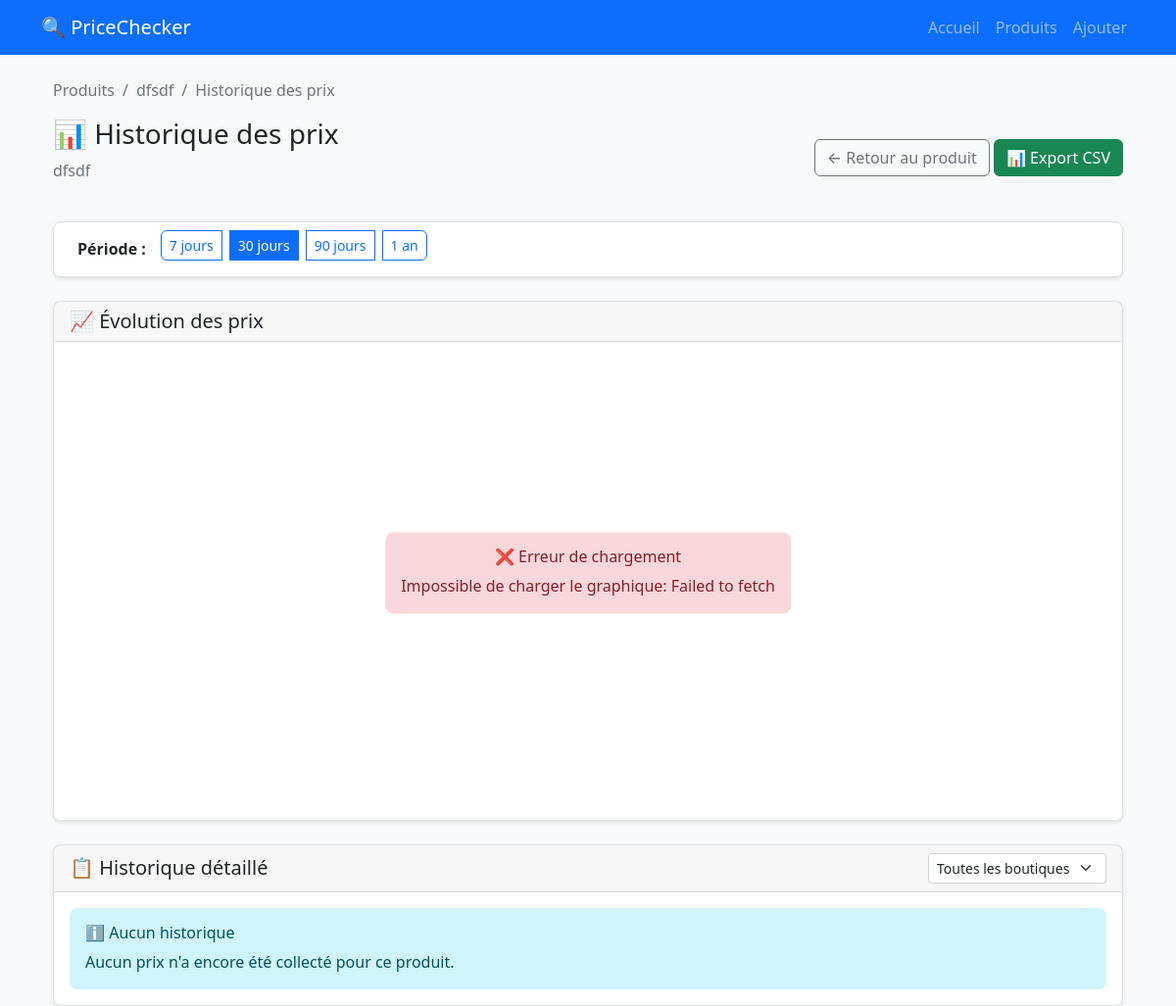
The page /product/4/history on the database as committed earlier.
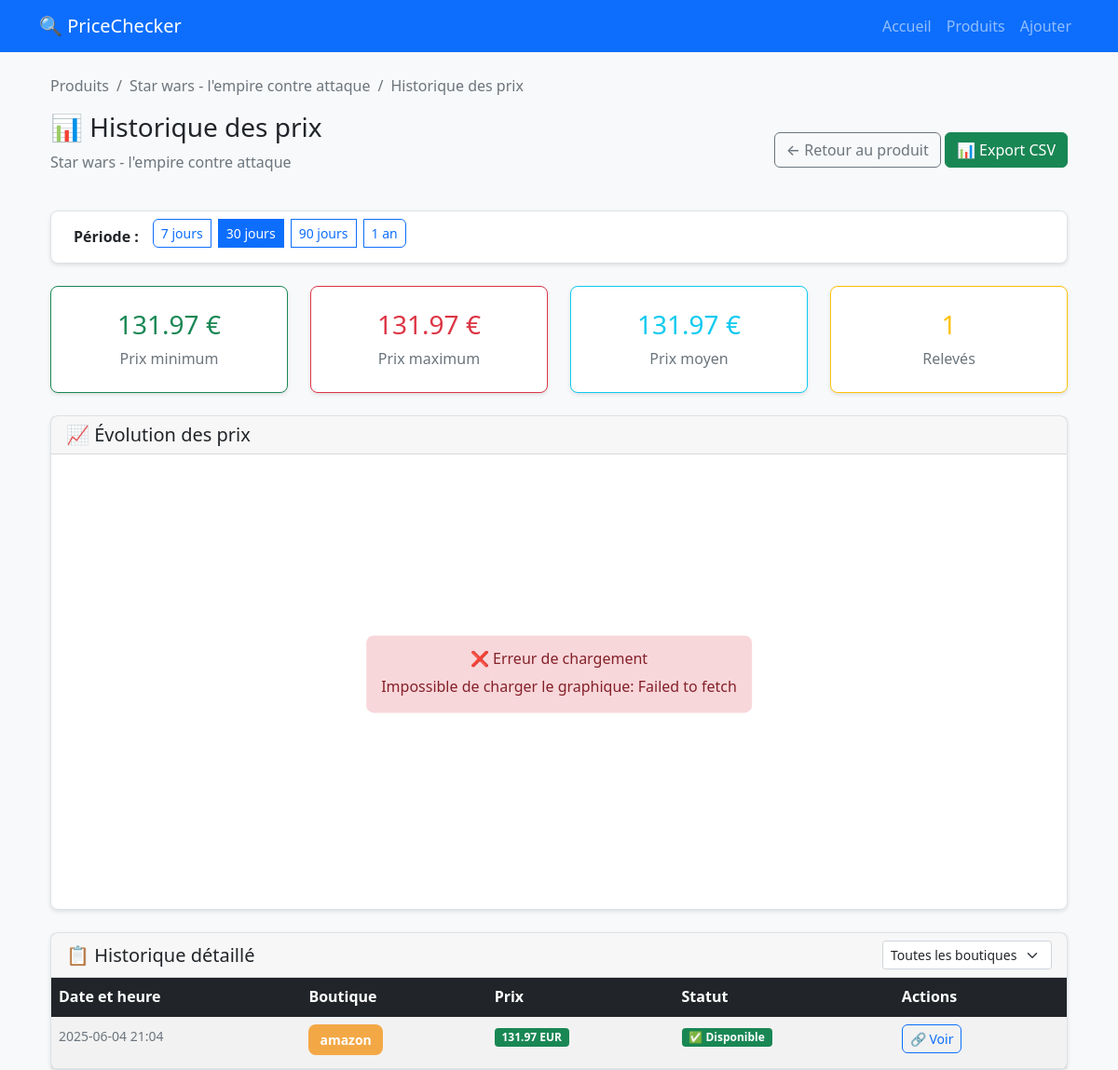
The same page on the database as committed later.
### tables this page shows
CREATE TABLE products (
            id INTEGER PRIMARY KEY AUTOINCREMENT,
            name TEXT NOT NULL,
            description TEXT,
            created_at DATETIME DEFAULT CURRENT_TIMESTAMP,
            updated_at DATETIME DEFAULT CURRENT_TIMESTAMP
        );

CREATE TABLE price_history (
            id INTEGER PRIMARY KEY AUTOINCREMENT,
            product_link_id INTEGER NOT NULL,
            price REAL,
            currency TEXT DEFAULT 'EUR',
            is_available BOOLEAN DEFAULT TRUE,
            error_message TEXT,
            scraped_at DATETIME DEFAULT CURRENT_TIMESTAMP,
            FOREIGN KEY (product_link_id) REFERENCES product_links (id) ON DELETE CASCADE
        );

CREATE TABLE product_links (
            id INTEGER PRIMARY KEY AUTOINCREMENT,
            product_id INTEGER NOT NULL,
            shop_name TEXT NOT NULL,
            url TEXT NOT NULL,
            css_selector TEXT,
            created_at DATETIME DEFAULT CURRENT_TIMESTAMP,
            FOREIGN KEY (product_id) REFERENCES products (id) ON DELETE CASCADE
        );

### app/routes.py (the view)
@main.route('/product/<int:product_id>/history')
def price_history(product_id):
    try:
        product = get_product_by_id(product_id)
        if not product:
            flash('Produit introuvable', 'error')
            return redirect(url_for('main.products'))
        days = request.args.get('days', 30, type=int)
        page = request.args.get('page', 1, type=int)
        shop_filter = request.args.get('shop', None)
        stats = get_price_statistics(product_id, days)
        history_data = get_price_history_table(
            product_id,
            page=page,
            shop_filter=shop_filter
        )
        links = get_product_links(product_id)
        shops = [link['shop_name'] for link in links]
        return render_template('price_history.html',
                             product=product,
                             stats=stats,
                             history_data=history_data,
                             shops=shops,
                             current_days=days,
                             current_shop=shop_filter,
                             current_page=page)
    except Exception as e:
        logger.error(f"Erreur page historique produit {product_id}: {e}")
        flash('Erreur lors du chargement de l\'historique', 'error')
        return redirect(url_for('main.product_detail', product_id=product_id))

### database/models.py (called while the page is built)
def get_db_connection():
    try:
        if current_app:
            db_path = current_app.config.get('DATABASE_PATH', 'pricechecker.db')
        else:
            db_path = 'pricechecker.db'
        conn = sqlite3.connect(db_path)
        conn.row_factory = sqlite3.Row
        if hasattr(current_app.config, 'SQLITE_PRAGMAS'):
            for pragma, value in current_app.config.SQLITE_PRAGMAS.items():
                conn.execute(f"PRAGMA {pragma} = {value}")
        return conn
    except Exception as e:
        logger.error(f"Erreur connexion DB: {e}")
        raise

def dict_from_row(row):
    if row is None:
        return None
    return {key: row[key] for key in row.keys()}

def get_product_links(product_id):
    conn = get_db_connection()
    cursor = conn.cursor()
    rows = cursor.execute('''
                          SELECT id, shop_name, url, css_selector, created_at
                          FROM product_links
                          WHERE product_id = ?
                          ORDER BY shop_name
                          ''', (product_id,)).fetchall()
    conn.close()
    return [dict_from_row(row) for row in rows]

### app/templates/price_history.html (shortened to what the changed rows need)
{% extends "base.html" %}
{% block content %}
    <div class="container-fluid">
        <div class="row mb-4">
            <div class="col">
                <nav aria-label="breadcrumb">
                    <ol class="breadcrumb">
                        <li class="breadcrumb-item"><a href="{{ url_for('main.product_detail', product_id=product.id) }}">{{ product.name }}</a></li>
                    </ol>
                </nav>
                <div class="d-flex justify-content-between align-items-center">
                    <div>
                        <h1 class="h3">📊 Historique des prix</h1>
                        <p class="text-muted">{{ product.name }}</p>
                    </div>
                </div>
            </div>
        </div>
        {% if stats %}
            <div class="row mb-4">
                <div class="col-md-3">
                    <div class="card stats-card border-success">
                        <div class="card-body text-center">
                            <h3 class="text-success">{{ "%.2f"|format(stats.min_price) }} €</h3>
                            <p class="card-text text-muted mb-0">Prix minimum</p>
                        </div>
                    </div>
                </div>
                <div class="col-md-3">
                    <div class="card stats-card border-danger">
                        <div class="card-body text-center">
                            <h3 class="text-danger">{{ "%.2f"|format(stats.max_price) }} €</h3>
                            <p class="card-text text-muted mb-0">Prix maximum</p>
                        </div>
                    </div>
                </div>
                <div class="col-md-3">
                    <div class="card stats-card border-info">
                        <div class="card-body text-center">
                            <h3 class="text-info">{{ "%.2f"|format(stats.avg_price) }} €</h3>
                            <p class="card-text text-muted mb-0">Prix moyen</p>
                        </div>
                    </div>
                </div>
                <div class="col-md-3">
                    <div class="card stats-card border-warning">
                        <div class="card-body text-center">
                            <h3 class="text-warning">{{ stats.total_scrapes }}</h3>
                            <p class="card-text text-muted mb-0">Relevés</p>
                        </div>
                    </div>
                </div>
            </div>
        {% endif %}
        <div class="row">
            <div class="col">
                <div class="card">
                    <div class="card-body p-0">
                        {% if history_data.data %}
                            <div class="table-responsive">
                                <table class="table table-striped mb-0">
                                    <thead class="table-dark">
                                    <tr>
                                        <th>Date et heure</th>
                                        <th>Boutique</th>
                                        <th>Prix</th>
                                        <th>Statut</th>
                                        <th>Actions</th>
                                    </tr>
                                    </thead>
                                    <tbody>
                                    {% for item in history_data.data %}
                                        <tr>
                                            <td>
                                                <small class="text-muted">
                                                    {{ item.scraped_at.replace('T', ' ')[:16] if item.scraped_at else 'N/A' }}
                                                </small>
                                            </td>
                                            <td>
                                                {% set shop_slug = item.shop_name|lower|replace(' ', '-')|replace('store', 'store') %}
                                                {% set shop_class = 'shop-' + shop_slug %}
                                                {% if shop_class not in ['shop-amazon', 'shop-apple-store', 'shop-fnac', 'shop-cdiscount', 'shop-leclerc'] %}
                                                    {% set shop_class = 'shop-default' %}
                                                {% endif %}
                                                <span class="shop-badge {{ shop_class }}">
                                                    {{ item.shop_name }}
                                                </span>
                                            </td>
                                            <td>
                                                {% if item.price %}
                                                    <span class="badge bg-success">{{ "%.2f"|format(item.price) }} {{ item.currency }}</span>
                                                {% else %}
                                                    <span class="badge bg-secondary">N/A</span>
                                                {% endif %}
                                            </td>
                                            <td>
                                                {% if item.is_available %}
                                                    <span class="badge bg-success">✅ Disponible</span>
                                                {% else %}
                                                    <span class="badge bg-danger">❌ Indisponible</span>
                                                    {% if item.error_message %}
                                                        <br><small class="text-muted">{{ item.error_message[:50] }}...</small>
                                                    {% endif %}
                                                {% endif %}
                                            </td>
                                            <td>
                                                <a href="{{ item.url }}" target="_blank" class="btn btn-sm btn-outline-primary">
                                                    🔗 Voir
                                                </a>
                                            </td>
                                        </tr>
                                    {% endfor %}
                                    </tbody>
                                </table>
                            </div>
                        {% else %}
                            <div class="alert alert-info m-3">
                                <h6 class="alert-heading">ℹ️ Aucun historique</h6>
                                <p class="mb-0">Aucun prix n'a encore été collecté pour ce produit.</p>
                            </div>
                        {% endif %}
                    </div>
                </div>
            </div>
        </div>
    </div>
{% endblock %}

Rows that differ between the two databases and show on the page:
changed products: name "dfsdf" → "Star wars - l'empire contre attaque"
added price_history: scraped_at "2025-06-04 21:04", shop_name "amazon", price "131.97", currency "EUR", is_available "✅ Disponible"
Other text that changed with them:
{{ "%.2f"|format(stats.min_price) }}: (not shown) → "131.97"
{{ "%.2f"|format(stats.max_price) }}: (not shown) → "131.97"
{{ "%.2f"|format(stats.avg_price) }}: (not shown) → "131.97"
{{ stats.total_scrapes }}: (not shown) → "1"
text no longer shown: "ℹ️ Aucun historique Aucun prix n'a encore été collecté pour ce produit."
text now shown: "€ Prix minimum € Prix maximum € Prix moyen Relevés Date et heure Boutique Prix Statut Actions"
